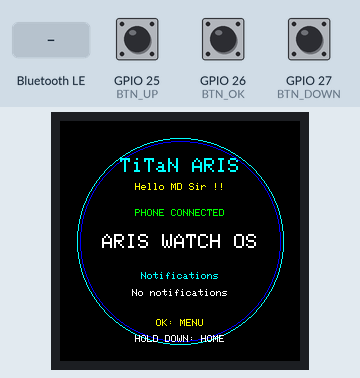
Bench run of a sketch on a simulated ESP32. Parts: 240×240 colour display. The test bench sets the inputs (shaded band); at power-on: GPIO 27 (BTN_DOWN) HIGH, GPIO 26 (BTN_OK) HIGH, GPIO 25 (BTN_UP) HIGH. Nothing arrives over Bluetooth unless stated; a phone connects over Bluetooth LE 3 s after start; what the sketch prints to the serial monitor is not drawn.

Above: at 4.3 s.
4.4 s: Bluetooth LE write "MENU" received
At 5.6 s:
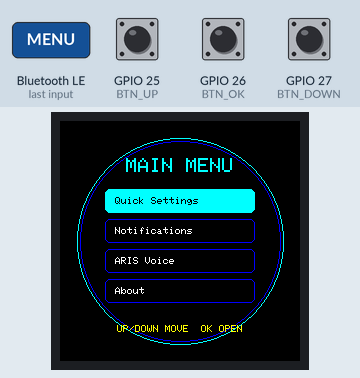
5.9 s: GPIO 27 (BTN_DOWN) pulled LOW for 3.2 s
At 6.7 s:
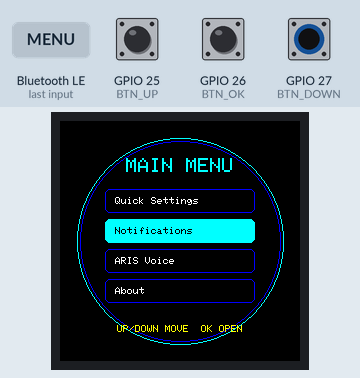
10.6 s: Bluetooth LE write "VOICE|" received
At 11.6 s:
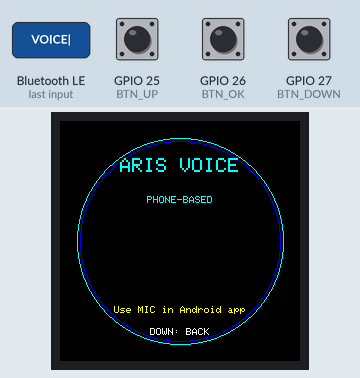
12.1 s: GPIO 26 (BTN_OK) pulled LOW for 0.15 s
At 13.3 s:
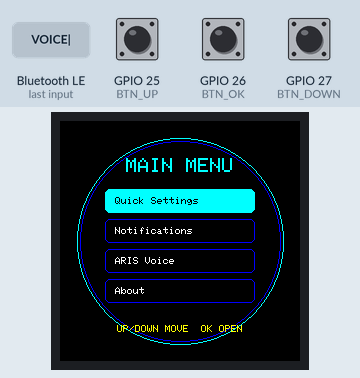
13.7 s: GPIO 25 (BTN_UP) pulled LOW for 0.15 s
At 14.6 s:
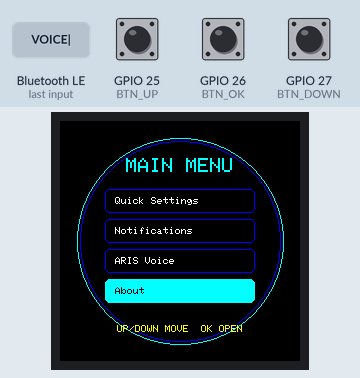
15.3 s: GPIO 25 (BTN_UP) pulled LOW for 1 s
At 15.7 s:
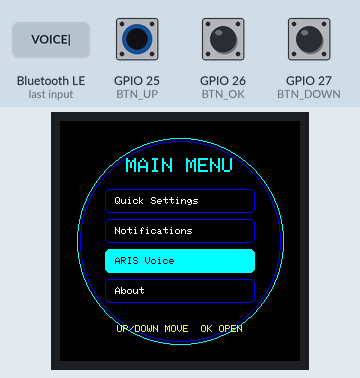
Timing chart, 0 to 18.3 s (numbered marks = the images above; inputs shaded):
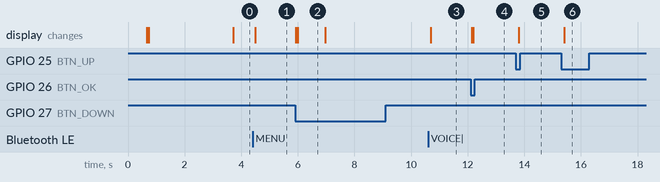

Measured:
- after the input at 4.4 s, the display: changes after 0.10 s (image 1)
- after the input at 5.9 s, the display: first changes at once (image 2 shows a later state)
- after the input at 10.6 s, the display: changes after 0.09 s (image 3)
- after the input at 12.1 s, the display: first changes at once (image 4 shows a later state)
- after the input at 13.7 s, the display: changes after 0.11 s (image 5)
- after the input at 15.3 s, the display: changes after 0.11 s (image 6)
- what the display in image 2 shows lasts 1.0 s, from 6.0 s to 7.0 s

The sketch:

TiTaN_ARIS_Watch_OS_V2_Lite.ino
```cpp
/*
 * TiTaN Lab of Innovation - ARIS Watch OS V2 Lite
 * Target: classic ESP32 DevKit V1 + GC9A01 240x240 + 3 buttons
 * Libraries: Adafruit GFX, Adafruit GC9A01A, ESP32 Arduino BLE library
 *
 * Based on review of V1.3: removes Wi-Fi/NTP and demo boot animation to keep
 * the first phone-connected build compact. This source has NOT been compiled
 * or tested on hardware in this environment.
 *
 * BLE protocol (UTF-8 text, newline not required):
 * Phone writes to COMMAND characteristic:
 *   PING, STATUS, HOME, MENU, NOTE|title|body, VOICE|transcript, CLEAR
 * Watch notifies EVENT characteristic: READY, PONG, STATUS|..., ACK|..., ERR|...
 *
 * Battery percentage is deliberately not shown: no divider/sensor is installed.
 */
#include <SPI.h>
#include <Adafruit_GFX.h>
#include <Adafruit_GC9A01A.h>
#include <BLEDevice.h>
#include <BLEServer.h>
#include <BLEUtils.h>
#include <BLE2902.h>

#define TFT_SCLK 18
#define TFT_MOSI 23
#define TFT_CS    5
#define TFT_DC   16
#define TFT_RST  17
#define TFT_BL   -1
#define BTN_UP   25
#define BTN_OK   26
#define BTN_DOWN 27

static const char *SERVICE_UUID = "9f8c0001-7b5a-4d2e-9a11-3c6a7b8c0001";
static const char *COMMAND_UUID = "9f8c0002-7b5a-4d2e-9a11-3c6a7b8c0001";
static const char *EVENT_UUID   = "9f8c0003-7b5a-4d2e-9a11-3c6a7b8c0001";
Adafruit_GC9A01A tft(TFT_CS, TFT_DC, TFT_RST);
BLEServer *bleServer = nullptr;
BLECharacteristic *commandChar = nullptr;
BLECharacteristic *eventChar = nullptr;
volatile bool phoneConnected = false;
bool bleEnabled = true;
bool displaySleeping = false;
bool sleepEnabled = true;
uint32_t lastActivity = 0;
uint32_t downStart = 0;
bool downLongDone = false;
uint8_t page = 0; // 0 home, 1 menu, 2 quick settings, 3 notifications, 4 ARIS
uint8_t cursor = 0;
String noteTitle = "No notifications";
String noteBody = "Connect ARIS app";
String voiceText = "Ready for phone";
String statusLine = "BLE starting";
uint32_t lastClockDraw = 0;

struct Button { uint8_t pin; bool raw; bool stable; uint32_t changed; bool press; };
Button upB{BTN_UP,HIGH,HIGH,0,false}, okB{BTN_OK,HIGH,HIGH,0,false}, downB{BTN_DOWN,HIGH,HIGH,0,false};

bool pressed(Button &b) {
  bool v = digitalRead(b.pin); b.press = false;
  if (v != b.raw) { b.raw = v; b.changed = millis(); }
  if (millis() - b.changed > 25 && v != b.stable) {
    b.stable = v; if (v == LOW) b.press = true;
  }
  return b.press;
}
void centerText(const String &s, int y, uint8_t size, uint16_t color) {
  tft.setTextSize(size); tft.setTextColor(color); int16_t x1,y1; uint16_t w,h;
  tft.getTextBounds(s,0,y,&x1,&y1,&w,&h); tft.setCursor((240-(int)w)/2,y); tft.print(s);
}
void frame(const String &heading) {
  tft.fillScreen(GC9A01A_BLACK); tft.drawCircle(120,120,103,GC9A01A_CYAN);
  tft.drawCircle(120,120,100,GC9A01A_BLUE); centerText(heading,37,2,GC9A01A_CYAN);
}
void sendEvent(String s) {
  if (!eventChar) return;
  eventChar->setValue(s.c_str());
  if (phoneConnected) eventChar->notify();
  Serial.println("BLE event: " + s);
}
void drawHome() {
  frame("TiTaN ARIS");
  centerText("Hello MD Sir !!",62,1,GC9A01A_YELLOW);
  centerText(phoneConnected ? "PHONE CONNECTED" : "PHONE DISCONNECTED",88,1,phoneConnected?GC9A01A_GREEN:GC9A01A_RED);
  centerText("ARIS WATCH OS",113,2,GC9A01A_WHITE);
  centerText("Notifications",151,1,GC9A01A_CYAN);
  centerText(noteTitle.substring(0,22),168,1,GC9A01A_WHITE);
  centerText("OK: MENU",198,1,GC9A01A_YELLOW);
  centerText("HOLD DOWN: HOME",214,1,GC9A01A_WHITE);
}
void drawMenu() {
  frame("MAIN MENU"); const char *labels[] = {"Quick Settings","Notifications","ARIS Voice","About"};
  for(int i=0;i<4;i++){ int y=72+i*30; bool a=i==cursor;
    if(a)tft.fillRoundRect(45,y-4,150,24,5,GC9A01A_CYAN);
    else tft.drawRoundRect(45,y-4,150,24,5,GC9A01A_BLUE);
    tft.setTextSize(1); tft.setTextColor(a?GC9A01A_BLACK:GC9A01A_WHITE); tft.setCursor(55,y+4); tft.print(labels[i]); }
  centerText("UP/DOWN MOVE  OK OPEN",204,1,GC9A01A_YELLOW);
}
void drawQuick() {
  frame("QUICK SETTINGS");
  centerText(String("BLE: ")+(bleEnabled?"ON":"OFF"),78,2,bleEnabled?GC9A01A_GREEN:GC9A01A_RED);
  centerText(String("PHONE: ")+(phoneConnected?"LINKED":"NOT LINKED"),108,1,GC9A01A_WHITE);
  centerText(String("DISPLAY SLEEP: ")+(sleepEnabled?"ON":"OFF"),133,1,GC9A01A_WHITE);
  centerText("OK: TOGGLE SLEEP",165,1,GC9A01A_YELLOW);
  centerText("UP: TOGGLE BLE",184,1,GC9A01A_YELLOW);
  centerText("DOWN: BACK",207,1,GC9A01A_WHITE);
}
void drawNote() {
  frame("NOTIFICATIONS");
  tft.setTextSize(1); tft.setTextColor(GC9A01A_YELLOW); tft.setCursor(35,76); tft.print(noteTitle.substring(0,26));
  tft.setTextColor(GC9A01A_WHITE); int y=100; String rest=noteBody;
  while(rest.length() && y<180){ int cut=rest.length()>27?rest.lastIndexOf(' ',27):-1; if(cut<1)cut=min((int)rest.length(),27); tft.setCursor(35,y);tft.print(rest.substring(0,cut));rest=rest.substring(cut);rest.trim();y+=16; }
  centerText("DOWN: BACK",208,1,GC9A01A_CYAN);
}
void drawVoice() {
  frame("ARIS VOICE"); centerText("PHONE-BASED",75,1,GC9A01A_CYAN);
  String s=voiceText; int y=104;
  while(s.length() && y<174){ int cut=s.length()>26?s.lastIndexOf(' ',26):-1;if(cut<1)cut=min((int)s.length(),26);centerText(s.substring(0,cut),y,1,GC9A01A_WHITE);s=s.substring(cut);s.trim();y+=16; }
  centerText("Use MIC in Android app",185,1,GC9A01A_YELLOW); centerText("DOWN: BACK",207,1,GC9A01A_WHITE);
}
void drawAbout(){frame("ABOUT");centerText("TiTaN LAB",83,2,GC9A01A_WHITE);centerText("OF INNOVATION",108,1,GC9A01A_CYAN);centerText("By MD",135,2,GC9A01A_YELLOW);centerText("Battery sensing not fitted",167,1,GC9A01A_WHITE);centerText("DOWN: BACK",207,1,GC9A01A_CYAN);}
void render(){ if(displaySleeping)return; switch(page){case 0:drawHome();break;case 1:drawMenu();break;case 2:drawQuick();break;case 3:drawNote();break;case 4:drawVoice();break;default:drawAbout();break;} }

class ServerCallbacks : public BLEServerCallbacks {
 void onConnect(BLEServer*) override { phoneConnected=true; statusLine="Phone connected"; sendEvent("READY"); if(!displaySleeping)render(); }
 void onDisconnect(BLEServer *s) override { phoneConnected=false; statusLine="Phone disconnected"; s->startAdvertising(); if(!displaySleeping)render(); }
};
class CommandCallbacks : public BLECharacteristicCallbacks {
 void onWrite(BLECharacteristic *c) override {
  String cmd=c->getValue().c_str(); cmd.trim(); Serial.println("BLE command: "+cmd);
  if(cmd=="PING") sendEvent("PONG");
  else if(cmd=="STATUS") sendEvent(String("STATUS|BLE=")+(bleEnabled?"ON":"OFF")+"|PHONE="+(phoneConnected?"CONNECTED":"DISCONNECTED")+"|BATTERY=NOT_CONFIGURED");
  else if(cmd=="HOME"){page=0;displaySleeping=false;render();sendEvent("ACK|HOME");}
  else if(cmd=="MENU"){page=1;cursor=0;displaySleeping=false;render();sendEvent("ACK|MENU");}
  else if(cmd=="CLEAR"){noteTitle="No notifications";noteBody="Notification list cleared";render();sendEvent("ACK|CLEAR");}
  else if(cmd.startsWith("NOTE|")){int p=cmd.indexOf('|',5); if(p>0){noteTitle=cmd.substring(5,p);noteBody=cmd.substring(p+1);if(noteTitle.length()>80)noteTitle=noteTitle.substring(0,80);if(noteBody.length()>220)noteBody=noteBody.substring(0,220);page=3;displaySleeping=false;render();sendEvent("ACK|NOTE");}else sendEvent("ERR|NOTE_FORMAT");}
  else if(cmd.startsWith("VOICE|")){voiceText=cmd.substring(6);if(voiceText.length()>140)voiceText=voiceText.substring(0,140);page=4;displaySleeping=false;render();sendEvent("ACK|VOICE_TEXT");}
  else sendEvent("ERR|UNKNOWN_COMMAND");
 }
};
void startBle(){
 BLEDevice::init("TiTaN ARIS Watch"); bleServer=BLEDevice::createServer();bleServer->setCallbacks(new ServerCallbacks());
 BLEService *svc=bleServer->createService(SERVICE_UUID);
 commandChar=svc->createCharacteristic(COMMAND_UUID,BLECharacteristic::PROPERTY_WRITE|BLECharacteristic::PROPERTY_WRITE_NR);
 commandChar->setCallbacks(new CommandCallbacks());
 eventChar=svc->createCharacteristic(EVENT_UUID,BLECharacteristic::PROPERTY_READ|BLECharacteristic::PROPERTY_NOTIFY);
 eventChar->addDescriptor(new BLE2902());eventChar->setValue("READY");svc->start();
 BLEAdvertising *adv=BLEDevice::getAdvertising();adv->addServiceUUID(SERVICE_UUID);adv->setScanResponse(true);BLEDevice::startAdvertising();
 bleEnabled=true;statusLine="BLE advertising";
}
void stopBle(){if(!bleEnabled)return; BLEDevice::deinit(true);bleServer=nullptr;commandChar=nullptr;eventChar=nullptr;phoneConnected=false;bleEnabled=false;statusLine="BLE off";}
void handleButtons(){
 bool u=pressed(upB),o=pressed(okB),d=pressed(downB);
 if(u||o||d){lastActivity=millis();if(displaySleeping){displaySleeping=false;render();return;}}
 if(digitalRead(BTN_DOWN)==LOW){if(!downStart){downStart=millis();downLongDone=false;}if(!downLongDone&&page!=0&&millis()-downStart>=1000){page=0;cursor=0;downLongDone=true;render();}}else{downStart=0;downLongDone=false;}if(downLongDone)d=false;
 if(page==0){if(o){page=1;cursor=0;render();}}
 else if(page==1){if(u){cursor=(cursor+3)%4;render();}if(d){cursor=(cursor+1)%4;render();}if(o){page=(cursor==0?2:cursor==1?3:cursor==2?4:5);render();}}
 else if(page==2){if(u){if(bleEnabled)stopBle();else startBle();render();}if(o){sleepEnabled=!sleepEnabled;render();}if(d){page=1;render();}}
 else if(page>=3&&page<=5){if(d||o){page=1;render();}}
}
void setup(){Serial.begin(115200);pinMode(BTN_UP,INPUT_PULLUP);pinMode(BTN_OK,INPUT_PULLUP);pinMode(BTN_DOWN,INPUT_PULLUP);
 SPI.begin(TFT_SCLK,-1,TFT_MOSI,TFT_CS);tft.begin();tft.setRotation(0);tft.fillScreen(GC9A01A_BLACK);
 centerText("TiTaN LAB",78,2,GC9A01A_CYAN);centerText("ARIS WATCH OS",108,1,GC9A01A_WHITE);delay(450);
 lastActivity=millis();startBle();page=0;render();Serial.println("TiTaN ARIS Watch OS V2 Lite started. Battery sensing not configured.");}
void loop(){handleButtons();if(sleepEnabled&&!displaySleeping&&page==0&&millis()-lastActivity>30000UL){tft.fillScreen(GC9A01A_BLACK);displaySleeping=true;}
 if(displaySleeping){delay(10);return;}if(page==0&&millis()-lastClockDraw>60000UL){lastClockDraw=millis();render();}delay(8);}
```
